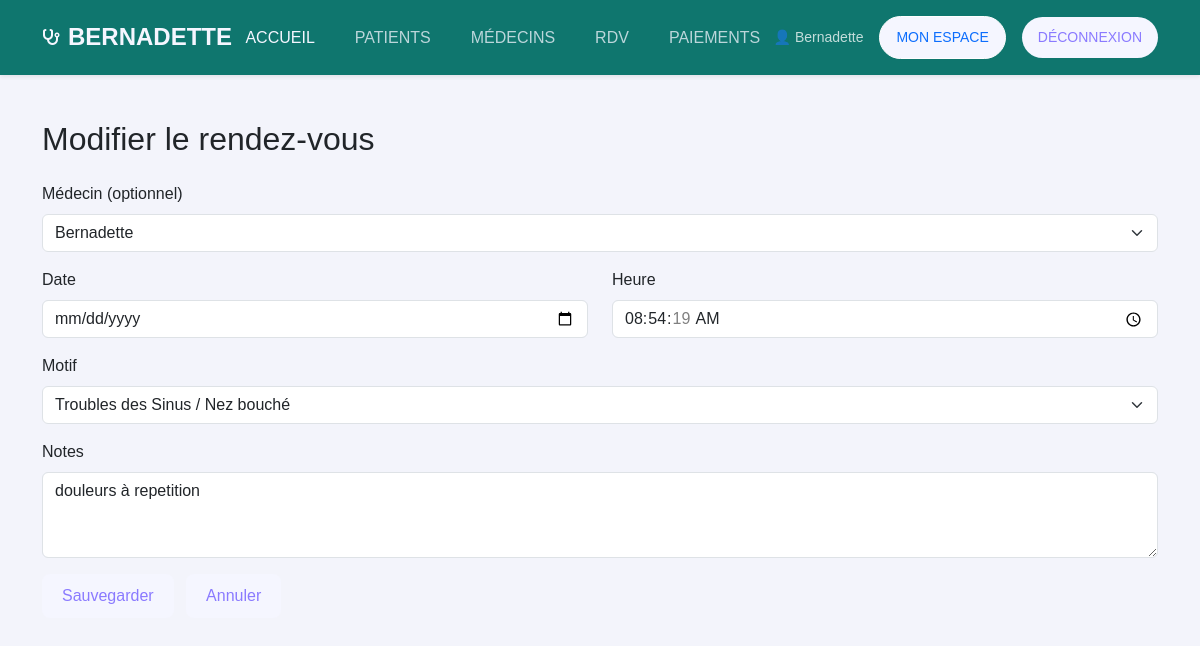
Page /rdv/3/edit/ (signed in) on the committed database.
### rdv/models.py (models this page shows, shortened)
class RendezVous(models.Model):
    STATUT_CHOICES = [
        ('EN_ATTENTE', 'En attente de validation'),
        ('CONFIRME', 'Confirmé'),
        ('ANNULE', 'Annulé'),
    ]
    MOTIF_CHOICES = [
        ('consultation_generale', 'Consultation ORL Générale'),
        ('audiometrie', 'Bilan Auditif / Audiométrie'),
        ('sinusite', 'Troubles des Sinus / Nez bouché'),
        ('pharyngite', 'Maux de Gorge / Cordes Vocales'),
        ('vertiges', 'Gestion des Vertiges / Équilibre'),
    ]
    patient = models.ForeignKey(Patient, on_delete=models.CASCADE, related_name='rendezvous')
    medecin = models.ForeignKey(Medecin, on_delete=models.SET_NULL, null=True, blank=True, related_name='rendezvous')
    date_rdv = models.DateField(null=False, blank=False)
    heure_rdv = models.TimeField(null=False, blank=False)
    motif = models.CharField(max_length=50, choices=MOTIF_CHOICES)
    notes = models.TextField(blank=True, null=True)
    statut = models.CharField(max_length=15, choices=STATUT_CHOICES, default='EN_ATTENTE')
    created_at = models.DateTimeField(null=False, blank=False, auto_now_add=True)
    class Meta:
        verbose_name = "Rendez-vous"
        verbose_name_plural = "Rendez-vous"
        ordering = ['date_rdv', 'heure_rdv']

### rdv/views.py (the view)
# urls.py: path('<int:id>/edit/', views.edit, name='edit'),
@login_required
def edit(request, id):
    user = request.user
    if user.is_superuser or hasattr(user, 'medecin'):
        rdv = get_object_or_404(RendezVous, id=id)
    else:
        rdv = get_object_or_404(RendezVous, id=id, patient__user=user)
    if request.method == 'POST':
        form = RendezVousForm(request.POST, instance=rdv, user=request.user)
        if form.is_valid():
            form.save()
            messages.success(request, "Le rendez-vous a été modifié avec succès.")
            return redirect('rdv:list')
        else:
            messages.error(request, "Veuillez corriger les erreurs dans le formulaire.")
    else:
        form = RendezVousForm(instance=rdv, user=request.user)
    return render(request, 'rdv/modifier_rdv.html', {'form': form, 'rdv': rdv})

### rdv/forms.py
class RendezVousForm(forms.ModelForm):
    class Meta:
        model = RendezVous
        fields = ['medecin', 'date_rdv', 'heure_rdv', 'motif', 'notes']
        widgets = {
            'date_rdv': forms.DateInput(attrs={'type': 'date', 'class': 'form-control'}),
            'heure_rdv': forms.TimeInput(attrs={'type': 'time', 'class': 'form-control'}),
            'motif': forms.Select(attrs={'class': 'form-select'}),
            'notes': forms.Textarea(attrs={'class': 'form-control', 'rows': 3}),
            'medecin': forms.Select(attrs={'class': 'form-select'}),
        }
    def __init__(self, *args, **kwargs):
        user = kwargs.pop('user', None)
        super().__init__(*args, **kwargs)
        self.fields['medecin'].queryset = Medecin.objects.all()
        self.fields['medecin'].required = False

### medecins/models.py (called while the page is built)
    def __str__(self):
        return f"{self.prenom} {self.nom}".strip()

### rdv/context_processors.py (called while the page is built)
def notifications(request):
    if isinstance(request.user, AnonymousUser):
        return {}
    unread_count = request.user.notifications.filter(is_read=False).count()
    return {
        'notification_unread_count': unread_count,
    }

### rdv/templates/rdv/modifier_rdv.html (shortened to what this page needs)
{% extends "base.html" %}
{% load static %}
{% block content %}
<main class="container" style="margin-top:120px;">
    <h2>Modifier le rendez-vous</h2>
    <form method="post" class="mt-4">
        <div class="mb-3">
            <label class="form-label">Médecin (optionnel)</label>
            {{ form.medecin }}
        </div>
        <div class="row">
            <div class="col-md-6 mb-3">
                <label class="form-label">Date</label>
                {{ form.date_rdv }}
            </div>
            <div class="col-md-6 mb-3">
                <label class="form-label">Heure</label>
                {{ form.heure_rdv }}
            </div>
        </div>
        <div class="mb-3">
            <label class="form-label">Motif</label>
            {{ form.motif }}
        </div>
        <div class="mb-3">
            <label class="form-label">Notes</label>
            {{ form.notes }}
        </div>
        <button type="submit" class="btn btn-primary">Sauvegarder</button>
        <a href="{% url 'rdv:list' %}" class="btn btn-secondary ms-2">Annuler</a>
    </form>
</main>
{% endblock %}

### templates/base.html (shortened to what this page needs)
{% load static %}
<!DOCTYPE html>
<html lang="fr">
<head>
    <link href="{% static 'css/bootstrap.min.css' %}" rel="stylesheet">
    <link href="https://cdn.jsdelivr.net/npm/bootstrap-icons@1.11.1/font/bootstrap-icons.css" rel="stylesheet">
    <link rel="stylesheet" href="{% static 'css/style.css' %}">
    <link rel="stylesheet" href="https://cdnjs.cloudflare.com/ajax/libs/font-awesome/6.4.0/css/all.min.css">
</head>
<body>
    <header>
        <nav class="navbar main-nav fixed-top py-3 navbar-expand-lg shadow-sm" style="background-color: #0f766e;">
            <div class="container d-flex justify-content-between align-items-center">
                <div class="d-flex align-items-center gap-2 brand-logo">
                    <i class="fa-solid fa-stethoscope" style="color: #14b8a6;"></i>
                    <h4 class="fw-bold m-0 Logo" style="color: #ffffff;">BERNADETTE</h4>
                </div>
                {% if user.is_authenticated %}
                <ul class="navbar-nav d-none d-lg-flex flex-row gap-4">
                    <li class="nav-item"><a class="nav-link text-white fw-medium opacity-90" href="/">ACCUEIL</a></li>
                    <li class="nav-item"><a class="nav-link text-white fw-medium opacity-75" href="/patients/">PATIENTS</a></li>
                    <li class="nav-item"><a class="nav-link text-white fw-medium opacity-75" href="/medecins/">MÉDECINS</a></li>
                    <li class="nav-item"><a class="nav-link text-white fw-medium opacity-75" href="/rdv/">RDV</a></li>
                    <li class="nav-item"><a class="nav-link text-white fw-medium opacity-75" href="/paiements/">PAIEMENTS</a></li>
                </ul>
                {% endif %}
                <div class="d-none d-lg-flex align-items-center gap-3">
                    {% if user.is_authenticated %}
                        <span class="text-white small opacity-75">👤 {{ user.username }}</span>
                        <a href="/comptes/" class="btn btn-sm px-3 text-primary rounded-pill border-white border">MON ESPACE</a>
                        <a href="/comptes/logout/" class="btn btn-danger btn-sm px-3 rounded-pill">DÉCONNEXION</a>
                    {% else %}
                        <a href="/comptes/login/" class="btn btn-sm px-4 text-dark fw-bold rounded-pill" style="background-color: #14b8a6; border: none;">CONNEXION</a>
                    {% endif %}
                </div>
            </div>
        </nav>
    </header>
    {% block content %}{% endblock %}
</body>
</html>

### static/css/style.css (style rules this page uses)
:root { --primary: #4e4bff; --blueMid: #8a7aff; --light: #f5f6ff; }
body { background: #f3f4fb; font-family: "Poppins", Arial; }
.btn { background: var(--light); color: var(--blueMid); border: none; border-radius: 8px; padding: 10px 20px; font-weight: 500; transition: 0.3s; }
.main-nav { transition: 0.3s ease; background: transparent; }
.nav-link { color: var(--light) !important; font-weight: 500; }
.brand-logo i { color: var(--light) !important; }
.brand-logo h4 { color: var(--light) !important; }

### rows in the picture
RendezVous: medecin "Bernadette", heure_rdv "08:54:19", motif "Troubles des Sinus / Nez bouché", notes "douleurs à repetition"

### other values in the picture
{{ user.username }} "Bernadette"
